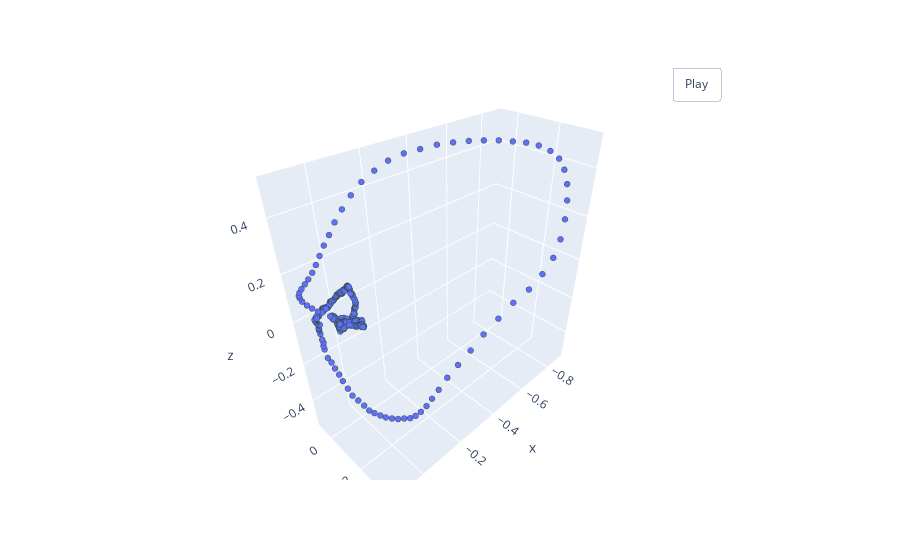

This figure's notebook cell:
### Code cell
classes = {'normal' : 0, 'pathology': 1}
inv_classes = {0 : 'normal', 1 : 'pathology'}
print('Train dataset size: ', len(train_ds))
print('Valid dataset size: ', len(valid_ds))
print('Number of classes: ', len(train_ds.classes))

i = random.randrange(len(train_ds))
print('\nПример элемента тренировочного датасета:')
print('Sample pointcloud shape: ', train_ds[i]['pointcloud'].size())
print('Class: ', inv_classes[train_ds[i]['category']])
pcshow(*train_ds[i]['pointcloud'].T)

### Figure 1 — Plotly figure (JSON) as saved in the notebook; plotly's stock layout.template omitted (floating-point values rounded to 4 significant figures; data arrays with more than 128 entries replaced by an {"elided": "..."} marker saying what was removed)
{"data": [{"marker": {"line": {"color": "DarkSlateGrey", "width": 2}, "size": 2}, "mode": "markers", "type": "scatter3d", "x": {"elided": "512 float values"}, "y": {"elided": "512 float values"}, "z": {"elided": "512 float values"}}], "layout": {"updatemenus": [{"buttons": [{"args": [null, {"frame": {"duration": 50, "redraw": true}, "fromcurrent": true, "mode": "immediate", "transition": {"duration": 0}}], "label": "Play", "method": "animate"}], "pad": {"r": 10, "t": 45}, "showactive": false, "type": "buttons", "x": 0.8, "xanchor": "left", "y": 1, "yanchor": "bottom"}]}}
